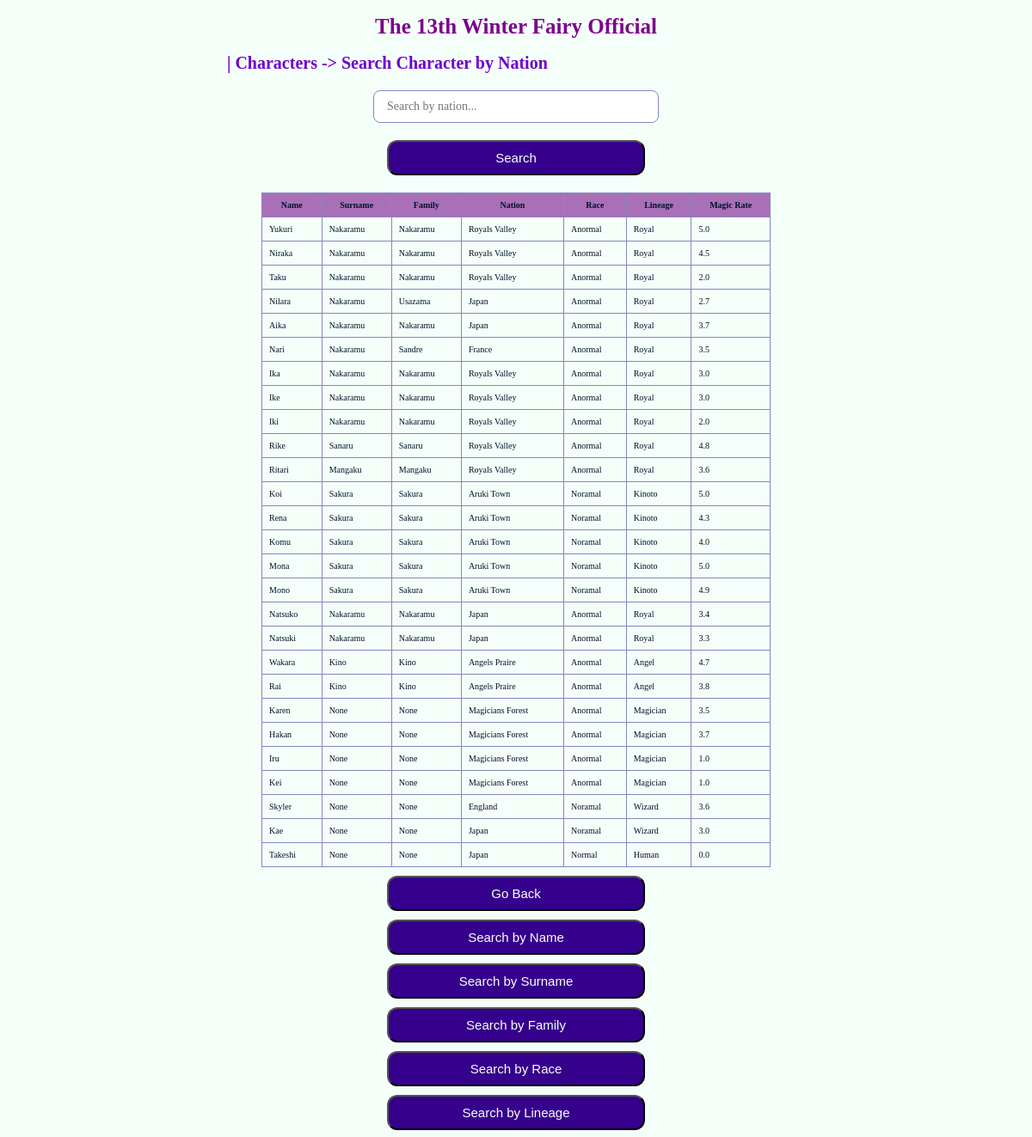
/sbynation, run on the app's committed database.
### tables this page shows
CREATE TABLE "characters" (
"name" TEXT,
  "surname" TEXT,
  "family" TEXT,
  "nation" TEXT,
  "race" TEXT,
  "lineage" TEXT,
  "magicrate" FLOAT);

### main.py (the view)
@app.route("/sbynation", methods=["GET", "POST"])
def sbynation():
    conn = sqlite3.connect('characters.db')
    cur = conn.cursor()
    if request.method == 'POST':
        nation_query = request.form['nation']
        cur.execute("""
            SELECT name, surname, family, nation, race, lineage, magicrate
            FROM characters
            WHERE nation LIKE ?
        """, ('%' + nation_query + '%',))
    else:
        cur.execute("""
            SELECT name, surname, family, nation, race, lineage, magicrate
            FROM characters
        """)
    characters = cur.fetchall()
    conn.close()
    return render_template('nationbutton.html', characters=characters)

### templates/nationbutton.html (shortened to what this page needs)
<!DOCTYPE html>
<html>
<head>
    <link rel="stylesheet" href="../static/css/style.css">
</head>
<body>
    <h1>The 13th Winter Fairy Official</h1>
    <h2>| Characters -> Search Character by Nation</h2>
    <form method="POST">
        <input type="text" name="nation" placeholder="Search by nation..." required>
        <button type="submit">Search</button>
    </form>
    <table>
        <tr>
            <th>Name</th><th>Surname</th><th>Family</th><th>Nation</th>
            <th>Race</th><th>Lineage</th><th>Magic Rate</th>
        </tr>
        {% for character in characters %}
        <tr>
            {% for field in character %}
            <td>{{ field }}</td>
            {% endfor %}
        </tr>
        {% endfor %}
    </table>
    <div class="btn-group">
        <button onclick="location.href='/'">Go Back</button>
        <button onclick="location.href='/sbyname'">Search by Name</button>
        <button onclick="location.href='/sbysurname'">Search by Surname</button>
        <button onclick="location.href='/sbyfamily'">Search by Family</button>
        <button onclick="location.href='/sbyrace'">Search by Race</button>
        <button onclick="location.href='/sbylineage'">Search by Lineage</button>
    </div>
</body>
</html>

### static/css/style.css (style rules this page uses)
body { font-family: cursive; font-size: 10px; background-color: mintcream; color: #001127; }
h1 { text-align: center; font-size: 25px; color: #7d008b; }
h2 { text-indent: 256px; font-size: 20px; color: #6d00cc; }
.btn-group { display: flex; flex-direction: column; position: bottom 0px; }
button { margin-left: auto; margin-right: auto; margin-top: 10px; font-size: 15px; background-color: #35008b; color: white; border: color(#001127); padding: 10px 20px; width: 300px; cursor: pointer; border-radius: 12px; }
table { border-collapse: collapse; width: 50%; margin-left: auto; margin-right: auto; }
th, td { border: 1px solid #8687bd; padding: 8px; text-align: middle; }
th { background-color: #a970b8; }
form { display: flex; flex-direction: column; align-items: center; margin: 20px 0; gap: 10px; }
input[type="text"], input[type="search"] { padding: 10px 15px; font-size: 14px; border: 1px solid #8687bd; border-radius: 8px; width: 300px; font-family: cursive; }

### data on the page
characters: name "Yukuri", surname "Nakaramu", family "Nakaramu", nation "Royals Valley", race "Anormal", lineage "Royal", magicrate "5.0"
characters: name "Niraka", surname "Nakaramu", family "Nakaramu", nation "Royals Valley", race "Anormal", lineage "Royal", magicrate "4.5"
characters: name "Taku", surname "Nakaramu", family "Nakaramu", nation "Royals Valley", race "Anormal", lineage "Royal", magicrate "2.0"
characters: name "Nilara", surname "Nakaramu", family "Usazama", nation "Japan", race "Anormal", lineage "Royal", magicrate "2.7"
characters: name "Aika", surname "Nakaramu", family "Nakaramu", nation "Japan", race "Anormal", lineage "Royal", magicrate "3.7"
characters: name "Nari", surname "Nakaramu", family "Sandre", nation "France", race "Anormal", lineage "Royal", magicrate "3.5"
characters: name "Ika", surname "Nakaramu", family "Nakaramu", nation "Royals Valley", race "Anormal", lineage "Royal", magicrate "3.0"
characters: name "Ike", surname "Nakaramu", family "Nakaramu", nation "Royals Valley", race "Anormal", lineage "Royal", magicrate "3.0"
characters: name "Iki", surname "Nakaramu", family "Nakaramu", nation "Royals Valley", race "Anormal", lineage "Royal", magicrate "2.0"
characters: name "Rike", surname "Sanaru", family "Sanaru", nation "Royals Valley", race "Anormal", lineage "Royal", magicrate "4.8"
characters: name "Ritari", surname "Mangaku", family "Mangaku", nation "Royals Valley", race "Anormal", lineage "Royal", magicrate "3.6"
characters: name "Koi", surname "Sakura", family "Sakura", nation "Aruki Town", race "Noramal", lineage "Kinoto", magicrate "5.0"
characters: name "Rena", surname "Sakura", family "Sakura", nation "Aruki Town", race "Noramal", lineage "Kinoto", magicrate "4.3"
characters: name "Komu", surname "Sakura", family "Sakura", nation "Aruki Town", race "Noramal", lineage "Kinoto", magicrate "4.0"
characters: name "Mona", surname "Sakura", family "Sakura", nation "Aruki Town", race "Noramal", lineage "Kinoto", magicrate "5.0"
characters: name "Mono", surname "Sakura", family "Sakura", nation "Aruki Town", race "Noramal", lineage "Kinoto", magicrate "4.9"
characters: name "Natsuko", surname "Nakaramu", family "Nakaramu", nation "Japan", race "Anormal", lineage "Royal", magicrate "3.4"
characters: name "Natsuki", surname "Nakaramu", family "Nakaramu", nation "Japan", race "Anormal", lineage "Royal", magicrate "3.3"
characters: name "Wakara", surname "Kino", family "Kino", nation "Angels Praire", race "Anormal", lineage "Angel", magicrate "4.7"
characters: name "Rai", surname "Kino", family "Kino", nation "Angels Praire", race "Anormal", lineage "Angel", magicrate "3.8"
characters: name "Karen", character "None" "None", nation "Magicians Forest", race "Anormal", lineage "Magician", magicrate "3.5"
characters: name "Hakan", character "None" "None", nation "Magicians Forest", race "Anormal", lineage "Magician", magicrate "3.7"
characters: name "Iru", character "None" "None", nation "Magicians Forest", race "Anormal", lineage "Magician", magicrate "1.0"
characters: name "Kei", character "None" "None", nation "Magicians Forest", race "Anormal", lineage "Magician", magicrate "1.0"
characters: name "Skyler", character "None" "None", nation "England", race "Noramal", lineage "Wizard", magicrate "3.6"
characters: name "Kae", character "None" "None", nation "Japan", race "Noramal", lineage "Wizard", magicrate "3.0"
characters: name "Takeshi", character "None" "None", nation "Japan", race "Normal", lineage "Human", magicrate "0.0"
